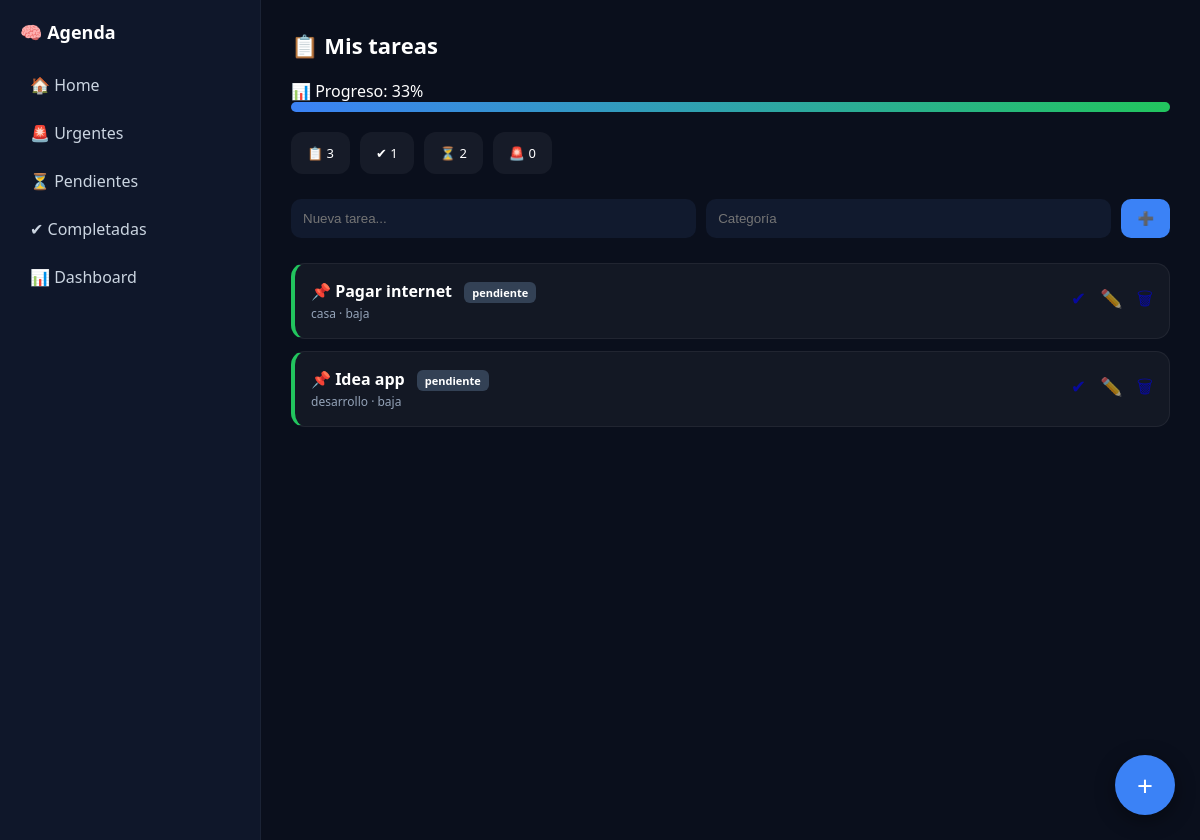
Page /?filter=pending on the committed database.
### tables this page shows
CREATE TABLE tasks (
        id INTEGER PRIMARY KEY AUTOINCREMENT,
        title TEXT NOT NULL,
        description TEXT,
        category TEXT,
        task_type TEXT,
        priority TEXT,
        due_date TEXT,
        status TEXT,
        created_at TEXT
    );

### app.py (the view)
@app.route("/")
def home():
    filter_type = request.args.get("filter")
    tasks = get_tasks()
    total = len(tasks)
    completed = len([t for t in tasks if t[7] == "completada"])
    pending = len([t for t in tasks if t[7] == "pendiente"])
    urgent = len([t for t in tasks if t[5] == "urgente"])
    progress = 0
    if total > 0:
        progress = int((completed / total) * 100)
    if filter_type == "urgent":
        tasks = [t for t in tasks if t[5] == "urgente"]
    elif filter_type == "pending":
        tasks = [t for t in tasks if t[7] == "pendiente"]
    elif filter_type == "completed":
        tasks = [t for t in tasks if t[7] == "completada"]
    return render_template(
        "index.html",
        tasks=tasks,
        total=total,
        completed=completed,
        pending=pending,
        urgent=urgent,
        progress=progress
    )

### database.py (called while the page is built)
def get_connection():
    return sqlite3.connect(DB_NAME)

def get_tasks():
    conn = get_connection()
    cursor = conn.cursor()
    cursor.execute("""
    SELECT * FROM tasks
    ORDER BY
        CASE status
            WHEN 'pendiente' THEN 1
            WHEN 'completada' THEN 2
        END,
        CASE priority
            WHEN 'urgente' THEN 1
            WHEN 'alta' THEN 2
            WHEN 'media' THEN 3
            WHEN 'baja' THEN 4
        END,
        id DESC
    """)
    rows = cursor.fetchall()
    conn.close()
    return rows

### templates/index.html (shortened to what this page needs)
<!DOCTYPE html>
<html lang="es">
<head>
</head>
<body>
<div class="sidebar">
    <div class="logo">🧠 Agenda</div>
    <div class="menu">
        <a href="/">🏠 Home</a>
        <a href="/?filter=urgent">🚨 Urgentes</a>
        <a href="/?filter=pending">⏳ Pendientes</a>
        <a href="/?filter=completed">✔ Completadas</a>
        <a href="/chart">📊 Dashboard</a>
    </div>
</div>
<div class="main">
    <div class="header">📋 Mis tareas</div>
    <div class="progress-box">
        <div>📊 Progreso: {{ progress }}%</div>
        <div class="progress-bar">
          <div class="progress-fill" data-progress="{{ progress }}"></div>
        </div>
    </div>
    <div class="stats">
        <div class="box">📋 {{ total }}</div>
        <div class="box">✔ {{ completed }}</div>
        <div class="box">⏳ {{ pending }}</div>
        <div class="box">🚨 {{ urgent }}</div>
    </div>
    <form action="/add" method="POST">
        <input name="title" placeholder="Nueva tarea..." required>
        <input name="category" placeholder="Categoría">
        <button type="submit">➕</button>
    </form>
    {% if tasks %}
        {% for t in tasks %}
        <div class="card {{ t[5] }}">
            <div>
                <div class="title {% if t[7]=='completada' %}completed{% endif %}">
                    📌 {{ t[1] }}
                    <span class="badge {{ t[7] }}">{{ t[7] }}</span>
                </div>
                <div class="meta">
                    {{ t[3] }} · {{ t[5] }}
                </div>
            </div>
            <div class="actions">
                <a href="/complete/{{ t[0] }}">✔</a>
                <a href="/edit/{{ t[0] }}">✏️</a>
                <a href="/delete/{{ t[0] }}">🗑</a>
            </div>
        </div>
        {% endfor %}
    {% else %}
        <p style="opacity:0.6;">No hay tareas aún 🚀</p>
    {% endif %}
</div>
<div class="fab">+</div>
</body>
</html>

### templates/index.html (style rules this page uses)
body { margin: 0; font-family: system-ui, Arial; background: #0a0f1c; color: white; display: flex; }
.sidebar { width: 220px; background: #0f172a; height: 100vh; padding: 20px; border-right: 1px solid rgba(255,255,255,0.05); }
.logo { font-size: 18px; font-weight: bold; margin-bottom: 20px; }
.menu a { display: block; padding: 10px; color: #cbd5e1; text-decoration: none; border-radius: 8px; margin-bottom: 6px; }
.main { flex: 1; padding: 30px; }
.header { font-size: 22px; font-weight: bold; margin-bottom: 20px; }
.progress-box { margin-bottom: 20px; }
.progress-bar { width: 100%; height: 10px; background: #1e293b; border-radius: 10px; overflow: hidden; }
.progress-fill { height: 10px; background: linear-gradient(90deg, #3b82f6, #22c55e); transition: 0.4s; }
.stats { display: flex; gap: 10px; flex-wrap: wrap; margin-bottom: 25px; }
.box { background: rgba(255,255,255,0.05); padding: 12px 16px; border-radius: 12px; font-size: 13px; }
form { display: flex; gap: 10px; margin-bottom: 25px; }
input { padding: 12px; border-radius: 10px; border: none; background: #111a2e; color: white; flex: 1; }
button { padding: 12px 16px; border-radius: 10px; border: none; background: #3b82f6; color: white; cursor: pointer; }
.card { background: rgba(255,255,255,0.04); border: 1px solid rgba(255,255,255,0.06); padding: 16px; margin-bottom: 12px; border-radius: 14px; display: flex; justify-content: space-between; align-items: center; transition: 0.2s; }
.title { font-weight: 600; font-size: 16px; }
.meta { font-size: 12px; color: #94a3b8; margin-top: 3px; }
.badge { font-size: 11px; padding: 3px 8px; border-radius: 6px; margin-left: 8px; }
.pendiente { background: #334155; }
.actions a { margin-left: 10px; text-decoration: none; font-size: 18px; opacity: 0.6; }
.baja { border-left: 4px solid #22c55e; }
.fab { position: fixed; right: 25px; bottom: 25px; background: #3b82f6; width: 60px; height: 60px; border-radius: 50%; display: flex; align-items: center; justify-content: center; font-size: 28px; cursor: pointer; box-shadow: 0 5px 20px rgba(0,0,0,0.4); }

### rows in the picture
tasks: title "Pagar internet", status "pendiente", category "casa", priority "baja"
tasks: title "Idea app", status "pendiente", category "desarrollo", priority "baja"

### other values in the picture
{{ progress }} "33"
{{ total }} "3"
{{ completed }} "1"
{{ pending }} "2"
{{ urgent }} "0"
